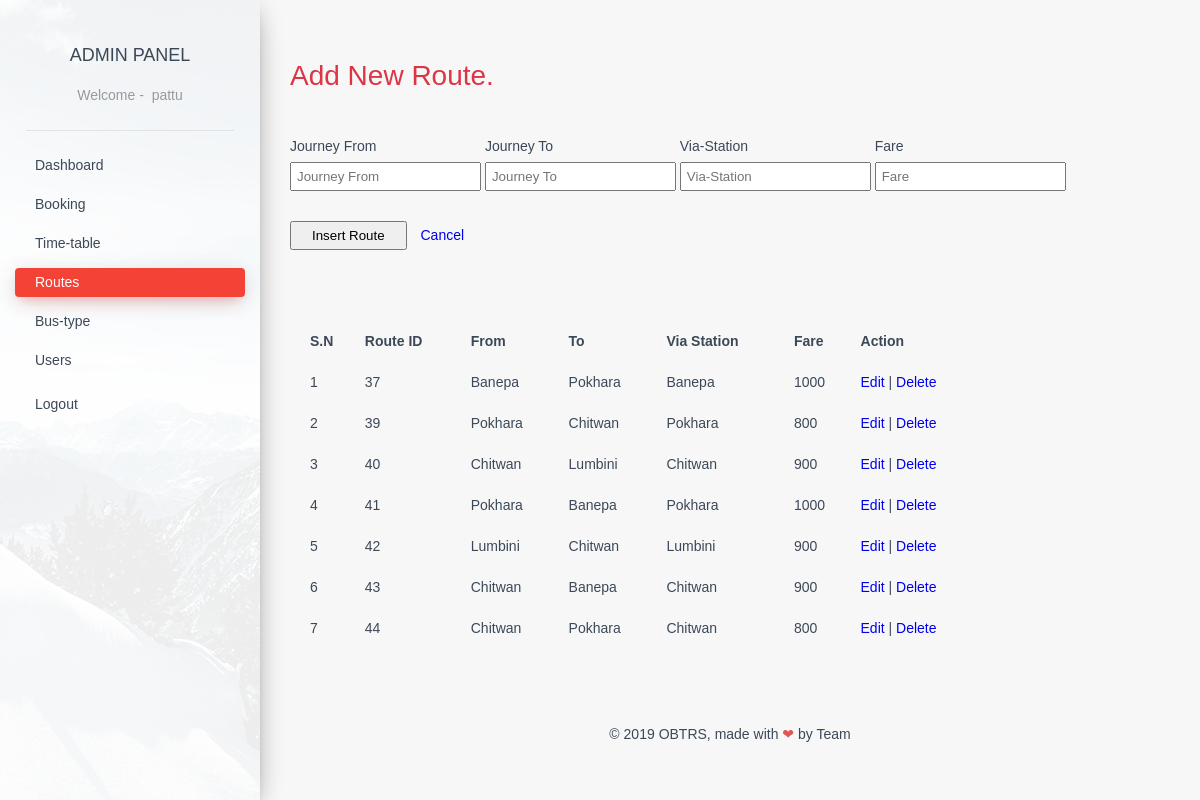
The page /admin/adminpanel/routes.php (signed in) on the database as committed earlier.
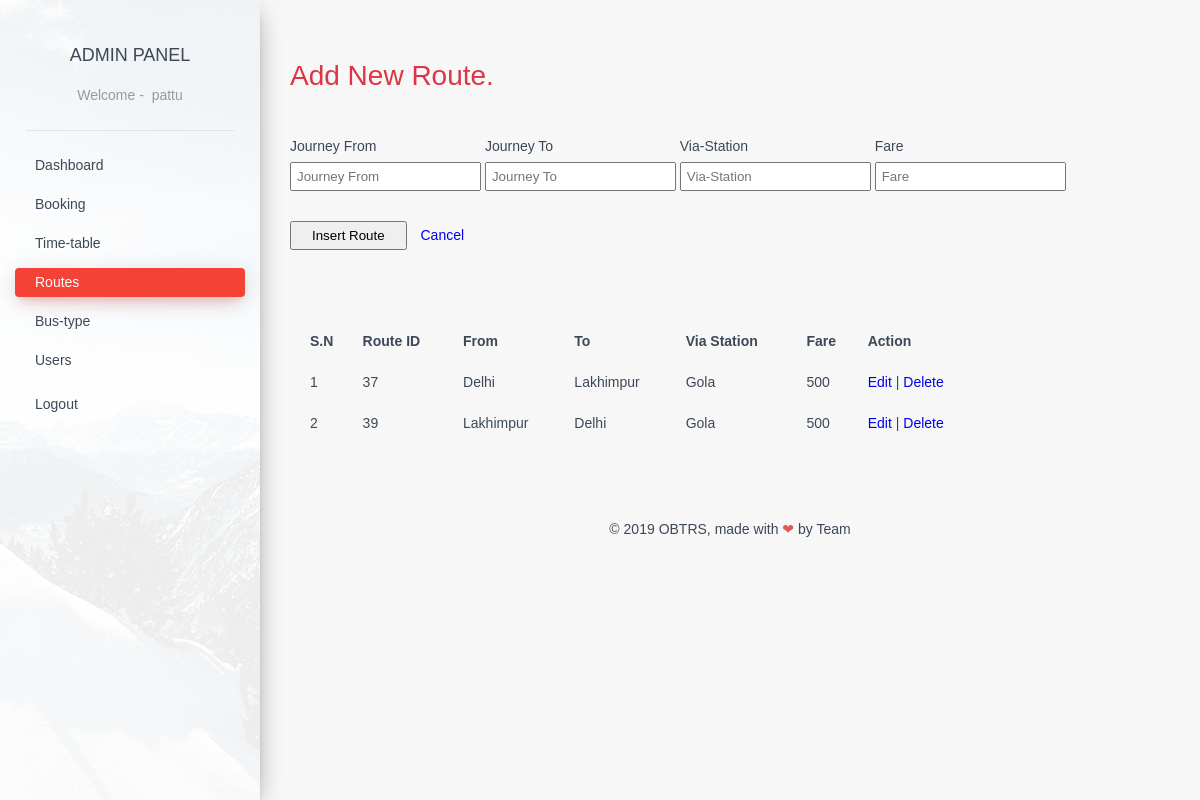
The same page on the database as committed later.
### tables this page shows
CREATE TABLE `route_detail` (
  `route_id` int(11) NOT NULL,
  `departure_station` varchar(50) NOT NULL,
  `arrival_station` varchar(50) NOT NULL,
  `via_station` varchar(50) NOT NULL,
  `rent` int(11) NOT NULL
);

### admin/adminpanel/routes.php (the view, shortened to what this page needs)
<?php
    include '../adminfunction.php';
?>
<!DOCTYPE html>
<html lang="en" class="js csstransitions">
<head>
    <link rel="stylesheet" href="adminpanel-assets/css/style.css" />
    <link rel="stylesheet" href="adminpanel-assets/css/normalize.css" />
</head>
<body>
    <div class="wrapper">
        <div class="sidebar" data-color="red" data-image="../assets/img/sidebar-1.jpg">
            <div class="logo"> <a href="#" class="simple-text">
                    Admin Panel
                    </a>
                    <?php
                        if (isset($_SESSION['usr_id'])) { ?>
                            <span data-hover="Welcome">Welcome - &nbsp;<?php echo $_SESSION['usr_name']; ?>
                            <?php } else { ?>
                            <span data-hover="Welcome">Welcome
                                </span>
                    <?php } ?>
                </span>
            </div>
            <?php
                include 'side-menu.php';
            ?>
            <div class="sidebar-background" style="background-image: url(../admin/assets/img/sidebar-1.jpg);"></div>
        </div>
        <div class="main-panel ps-container ps-theme-default ps-active-y">
            <div class="content">
                <div class="container-fluid">
                    <div class="row" style="margin: 25px 0;">
                        <h1 class="text-danger"> Add New Route.</h1>
            <?php
                if (isset( $_SESSION['user_type'] )) {
                    if($_SESSION['user_type'] == 'admin'){
            ?>
						<form action="<?php echo $_SERVER['PHP_SELF']; ?>" method="post" class="insert_route">
                            <div class="input-group">
                                <label for="journeyFrom" class="required">Journey From</label>
                                <input type="text" name="journeyFrom" placeholder="Journey From" required="required"/>
                            </div>
                            <div class="input-group">
                                <label for="journeyTo" class="required">Journey To</label>
                                <input type="text" name="journeyTo" placeholder="Journey To" required="required" />
                            </div>
                            <div class="input-group">
                                <label for="viaStation" class="required">Via-Station</label>
                                <input type="text" name="viaStation" placeholder="Via-Station" required="required" />
                            </div>
                            <div class="input-group">
                                <label for="fare" class="required">Fare</label>
                                <input type="text" name="fare" placeholder="Fare" required="required" />
                            </div>
                            <div class="input-group" style="display: block;">
                                <input type="submit" name="insert-route" id="insert-route" value="Insert Route">
                                <a href="#" style="margin-left: 10px;">Cancel</a>
                            </div>
                            <br>
                        </form>
            <?php
                    }
                }
            ?>
                    </div>
					<div class="row" style="margin: 25px 0;">
                        <table border="0" cellpadding="0" cellspacing="20" style="margin: 5px 0;">
                            <thead style="text-align: left;">
                                <tr>
                                    <th>S.N</th>
                                    <th>Route ID</th>
                                    <th>From</th>
                                    <th>To</th>
                                    <th>Via Station</th>
                                    <th>Fare</th>
                                    <?php
                                        if (isset( $_SESSION['user_type'] )) {
                                            if($_SESSION['user_type'] == 'admin'){
                                                echo "<th>Action</th>";
                                            }
                                        }
                                    ?>
                                </tr>
                            </thead>
                        <?php
                        $sql = "SELECT * FROM `route_detail`";
                        $run = mysqli_query($con,$sql);
                        $rows = mysqli_num_rows($run);
                        if($rows>0){
                            $sn = 1;
                            while($data = mysqli_fetch_object($run)){
                                echo "<tr><td>".$sn."</td>";
                                echo "<td>".$data -> route_id."</td>";
                                echo "<td>".$data -> departure_station."</td>";
                                echo "<td>".$data -> arrival_station."</td>";
                                echo "<td>".$data -> via_station."</td>";
                                echo "<td>".$data -> rent."</td>";
                                if (isset( $_SESSION['user_type'] )) {
                                    if($_SESSION['user_type'] == 'admin'){
                                        echo "<td><a href = route_edit.php?route_id=".$data -> route_id."> Edit </a> |
                                        <a href = route_delete.php?route_id=".$data -> route_id."> Delete </a></td>";
                                    }
                                }
                                echo "</tr>";
                                $sn++;
                            }
                        }
                        else{
                                echo "<td colspan='5'> No data found </td><br/>";
                            }
                        ?>
                        </table>
					</div>
                </div>
            </div>
            <?php
                include 'footer.php';
            ?>
        </div>
    </div>
</body>
</html>

### admin/adminpanel/side-menu.php
<div class="sidebar-wrapper ps-container">
    <ul class="nav">
        <li>
            <a href="index.php">
                Dashboard
            </a>
        </li>
        <li>
            <a href="booking.php">
                Booking
            </a>
        </li>
        <li>
            <a href="time-table.php">
                Time-table
            </a>
        </li>
        <li>
            <a href="routes.php">
                Routes
            </a>
        </li>
        <li>
            <a href="bus-type.php">
                Bus-type
            </a>
        </li>
        <li>
            <a href="users.php">
                Users
            </a>
        </li>
    <?php  if (isset($_SESSION['usr_id'])) {?>
        <li>
            <a href="../logout.php">
                <p>Logout</p>
            </a>
        </li>
    <?php }?>
    </ul>
</div>

### admin/adminpanel/footer.php
<footer class="footer">
    <div class="container-fluid">
        <p class="copyright pull-right"> ©
            <?php echo date("Y");?> OBTRS</a>, made with <span class="heart">❤</span> by Team </p>
    </div>
</footer>

Rows that differ between the two databases and show on the page:
removed route_detail: route_id "40", departure_station "Chitwan", arrival_station "Lumbini", via_station "Chitwan", rent "900"
removed route_detail: route_id "41", departure_station "Pokhara", arrival_station "Banepa", via_station "Pokhara", rent "1000"
removed route_detail: route_id "42", departure_station "Lumbini", arrival_station "Chitwan", via_station "Lumbini", rent "900"
removed route_detail: route_id "43", departure_station "Chitwan", arrival_station "Banepa", via_station "Chitwan", rent "900"
removed route_detail: route_id "44", departure_station "Chitwan", arrival_station "Pokhara", via_station "Chitwan", rent "800"
changed route_detail id 37: departure_station "Banepa" → "Delhi"; arrival_station "Pokhara" → "Lakhimpur"; via_station "Banepa" → "Gola"; rent "1000" → "500"
changed route_detail id 39: departure_station "Pokhara" → "Lakhimpur"; arrival_station "Chitwan" → "Delhi"; via_station "Pokhara" → "Gola"; rent "800" → "500"
